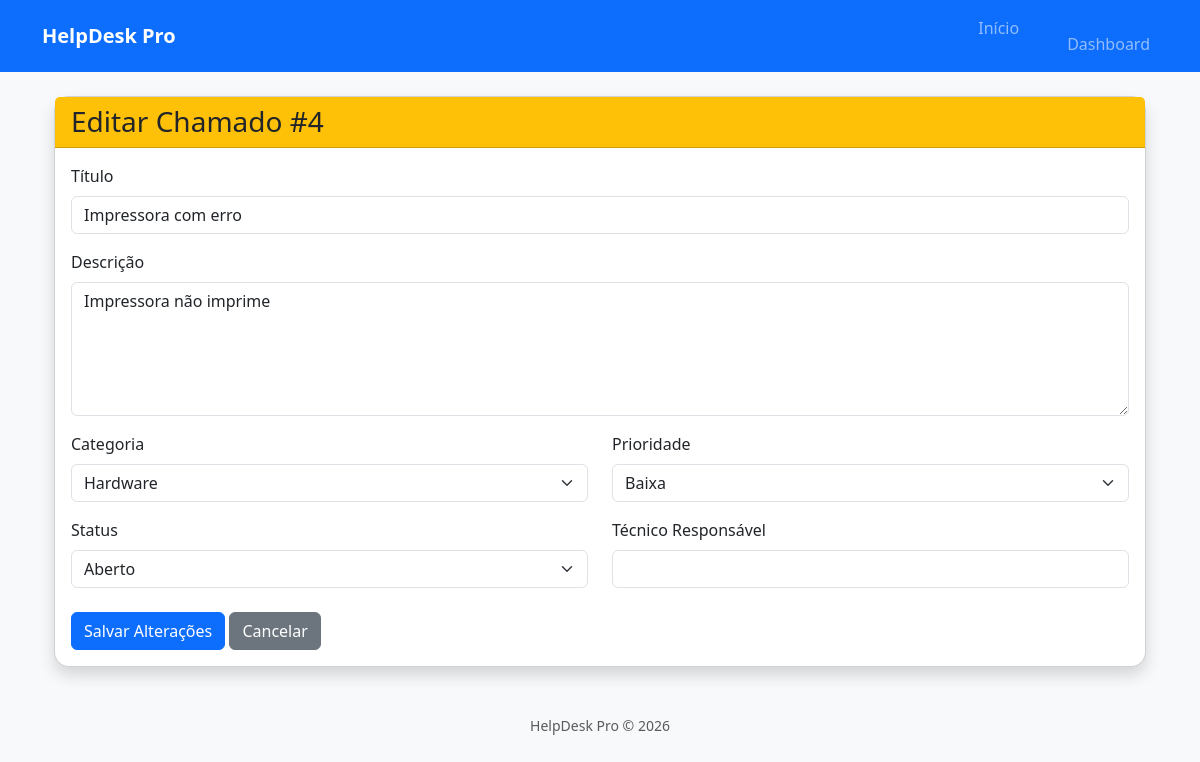
Before: /chamados/editar/4 (signed in) with the older database file.
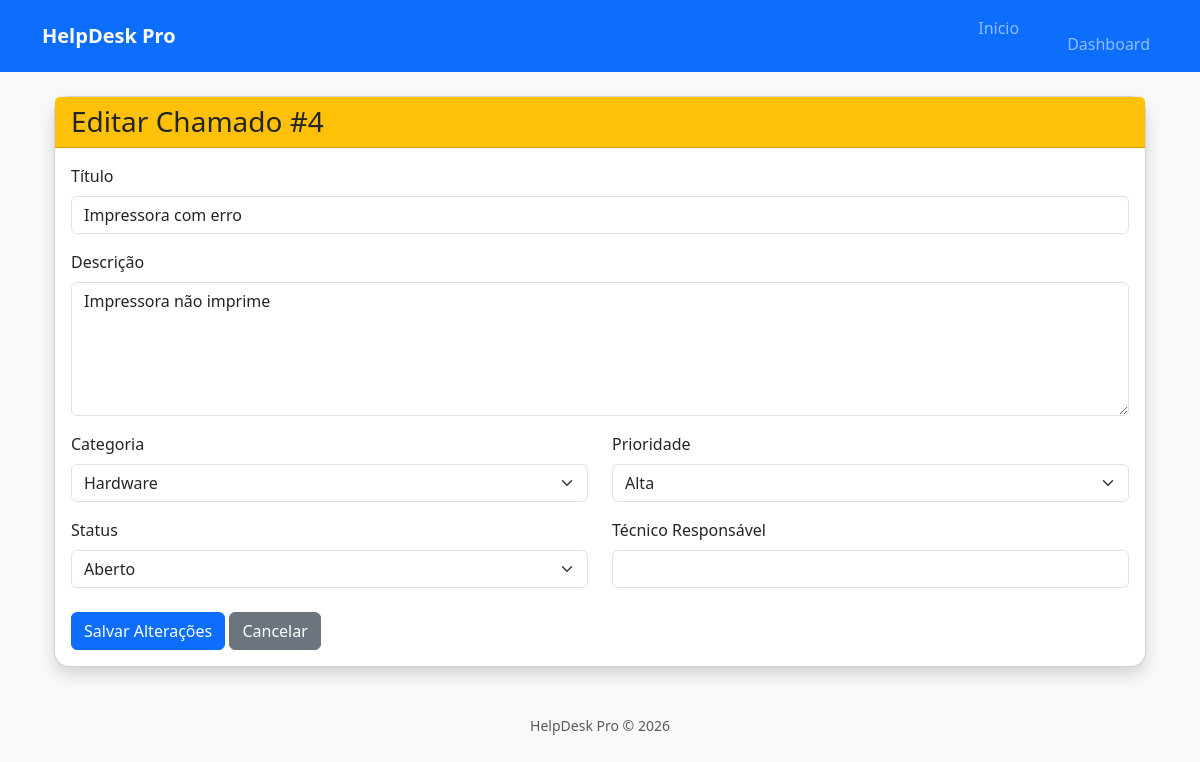
After: the same page with the newer database file.
### models/chamado.py (models this page shows)
class Chamado(db.Model):
    __tablename__ = "chamados"
    id = db.Column(db.Integer, primary_key=True)
    titulo = db.Column(db.String(120), nullable=False)
    descricao = db.Column(db.Text, nullable=False)
    categoria = db.Column(db.String(50), nullable=False)
    prioridade = db.Column(db.String(20), nullable=False)
    status = db.Column(
        db.String(20),
        nullable=False,
        default="Aberto"
    )
    solicitante = db.Column(db.String(100), nullable=False)
    tecnico = db.Column(db.String(100))
    data_abertura = db.Column(
        db.DateTime,
        default=datetime.utcnow
    )
    data_fechamento = db.Column(
        db.DateTime
    )

### routes/chamados.py (the view, shortened to what this page needs)
@chamados_bp.route(
    "/chamados/editar/<int:id>",
    methods=["GET", "POST"]
)
@login_required
def editar_chamado(id):
    chamado = Chamado.query.get_or_404(id)
    return render_template(
        "chamados/editar.html",
        chamado=chamado
    )

### app.py (called while the page is built)
@login_manager.user_loader
def load_user(user_id):
    return Usuario.query.get(int(user_id))

### templates/chamados/editar.html (shortened to what this page needs)
{% extends "layout/base.html" %}
{% block conteudo %}
<div class="container mt-4">
    <div class="card shadow">
        <div class="card-header bg-warning">
            <h3 class="mb-0">
                Editar Chamado #{{ chamado.id }}
            </h3>
        </div>
        <div class="card-body">
            <form method="POST">
                <div class="mb-3">
                    <label class="form-label">Título</label>
                    <input
                        type="text"
                        name="titulo"
                        class="form-control"
                        value="{{ chamado.titulo }}"
                        required>
                </div>
                <div class="mb-3">
                    <label class="form-label">Descrição</label>
                    <textarea
                        name="descricao"
                        class="form-control"
                        rows="5"
                        required>{{ chamado.descricao }}</textarea>
                </div>
                <div class="row">
                    <div class="col-md-6">
                        <label class="form-label">Categoria</label>
                        <select
                            name="categoria"
                            class="form-select">
                            <option value="Hardware"
                                {% if chamado.categoria == "Hardware" %}selected{% endif %}>
                                Hardware
                            </option>
                        </select>
                    </div>
                    <div class="col-md-6">
                        <label class="form-label">Prioridade</label>
                        <select
                            name="prioridade"
                            class="form-select">
                            <option value="Baixa"
                                {% if chamado.prioridade == "Baixa" %}selected{% endif %}>
                                Baixa
                            </option>
                            <option value="Alta"
                                {% if chamado.prioridade == "Alta" %}selected{% endif %}>
                                Alta
                            </option>
                        </select>
                    </div>
                </div>
                <div class="row mt-3">
                    <div class="col-md-6">
                        <label class="form-label">Status</label>
                        <select
                            name="status"
                            class="form-select">
                            <option value="Aberto"
                                {% if chamado.status == "Aberto" %}selected{% endif %}>
                                Aberto
                            </option>
                        </select>
                    </div>
                    <div class="col-md-6">
                        <label class="form-label">Técnico Responsável</label>
                        <input
                            type="text"
                            name="tecnico"
                            class="form-control"
                            value="{{ chamado.tecnico or '' }}">
                    </div>
                </div>
                <div class="mt-4">
                    <button
                        type="submit"
                        class="btn btn-primary">
                        Salvar Alterações
                    </button>
                    <a
                        href="{{ url_for('chamados.listar_chamados') }}"
                        class="btn btn-secondary">
                        Cancelar
                    </a>
                </div>
            </form>
        </div>
    </div>
</div>
{% endblock %}

Changed rows visible on the page:
changed Chamado "Impressora com erro": prioridade "Baixa" → "Alta"
